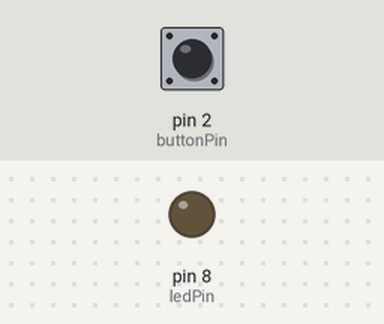
The sketch below on a simulated Arduino Uno, built with avr-gcc and run on an emulated ATmega328P. Parts: output pins drawn as LEDs (lit = HIGH). The test bench sets the inputs (shaded band); at power-on: pin 2 (buttonPin) LOW.

Above: at 1.2 s.
1.3 s: pin 2 (buttonPin) pulled HIGH for 0.15 s
At 1.37 s:
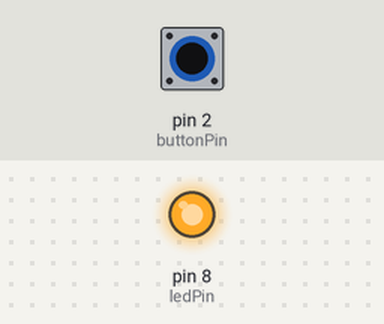
2.9 s: pin 2 (buttonPin) pulled HIGH for 3.2 s
At 7.0 s:
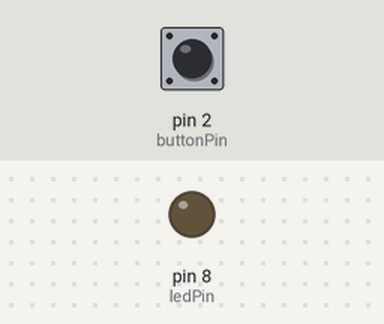
Timing chart, 0 to 8.5 s (numbered marks = the images above; inputs shaded):
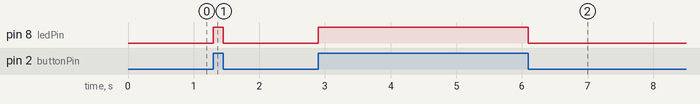

The sketch:

Flow2.ino
```cpp
/*
  Flow 2
 */
const int buttonPin = 2;     // the number of the pushbutton pin
const int ledPin =  8;      // the number of the LED pin

int buttonState = 0;         // variable for reading the pushbutton status

void setup() {
  pinMode(ledPin, OUTPUT);  // initialize the LED pin as an output
  pinMode(buttonPin, INPUT);// initialize the pushbutton pin as an input
}

void loop() {

  buttonState = digitalRead(buttonPin);    // read the state of the pushbutton value:

  if (buttonState == HIGH) {  // check if the pushbutton is pressed.
    digitalWrite(ledPin, HIGH);  // turn LED on:
  }
  else {
    digitalWrite(ledPin, LOW);  // turn LED off:
  }
}
```

Measured:
- after the input at 1.3 s, pin 8 (ledPin): LOW → HIGH at once, → LOW 0.15 s later
- after the input at 2.9 s, pin 8 (ledPin): LOW → HIGH at once, → LOW 3.2 s later
